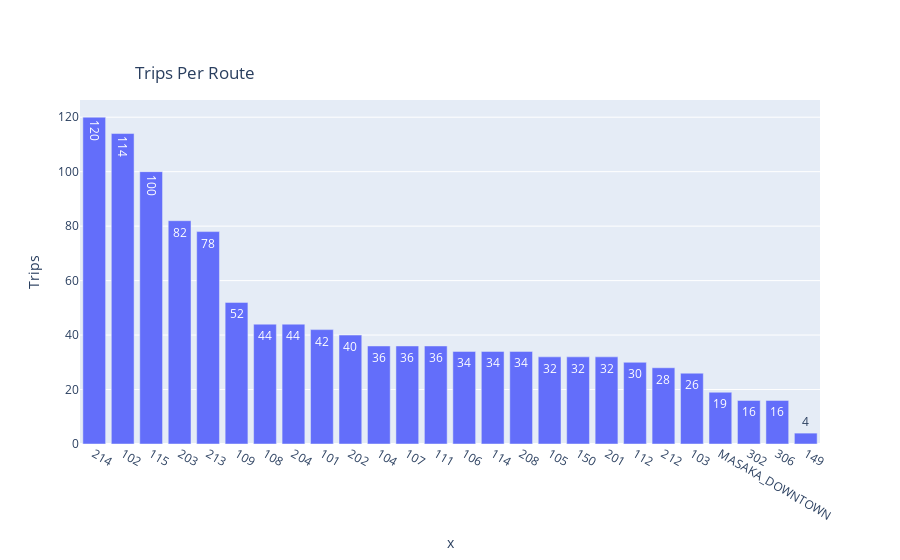

The notebook cell this image was saved under:
### Markdown cell above
## From the projections, what would be the number of trips on every route?

### Code cell
fig=px.bar(df_trip_assignment.groupby('Bus_Route')['Trips'].sum().reset_index(),
       x=df_trip_assignment.groupby('Bus_Route')['Trips'].sum().reset_index()['Bus_Route'].astype(str),
       y='Trips',
          text='Trips',
          title='Trips Per Route')

fig.update_layout(xaxis={'categoryorder':'total descending'},title_x=0.15,title_y=0.88)

### Figure 1 — Plotly figure (JSON) as saved in the notebook; plotly's stock layout.template omitted (floating-point values rounded to 4 significant figures)
{"data": [{"alignmentgroup": "True", "hovertemplate": "x=%{x}<br>Trips=%{text}<extra></extra>", "legendgroup": "", "marker": {"color": "#636efa", "pattern": {"shape": ""}}, "name": "", "offsetgroup": "", "orientation": "v", "showlegend": false, "text": [42, 114, 26, 36, 32, 34, 36, 44, 52, 36, 30, 34, 100, 4, 32, 32, 40, 82, 44, 34, 28, 78, 120, 16, 16, 19], "textposition": "auto", "type": "bar", "x": ["101", "102", "103", "104", "105", "106", "107", "108", "109", "111", "112", "114", "115", "149", "150", "201", "202", "203", "204", "208", "212", "213", "214", "302", "306", "MASAKA_DOWNTOWN"], "xaxis": "x", "y": [42, 114, 26, 36, 32, 34, 36, 44, 52, 36, 30, 34, 100, 4, 32, 32, 40, 82, 44, 34, 28, 78, 120, 16, 16, 19], "yaxis": "y"}], "layout": {"barmode": "relative", "legend": {"tracegroupgap": 0}, "title": {"text": "Trips Per Route", "x": 0.15, "y": 0.88}, "xaxis": {"anchor": "y", "categoryorder": "total descending", "domain": [0, 1], "title": {"text": "x"}}, "yaxis": {"anchor": "x", "domain": [0, 1], "title": {"text": "Trips"}}}}
